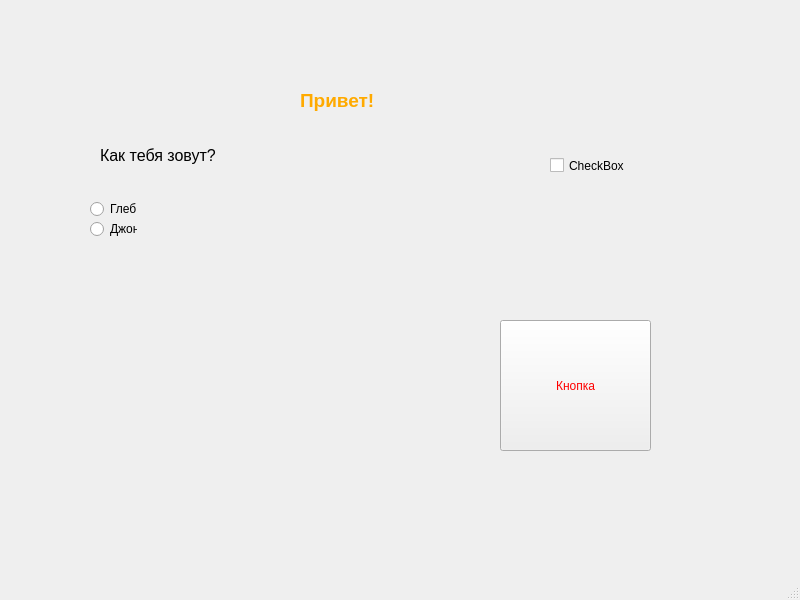
<?xml version="1.0" encoding="UTF-8"?>
<ui version="4.0">
 <class>MainWindow</class>
 <widget class="QMainWindow" name="MainWindow">
  <property name="geometry">
   <rect>
    <x>0</x>
    <y>0</y>
    <width>800</width>
    <height>600</height>
   </rect>
  </property>
  <property name="windowTitle">
   <string>MainWindow</string>
  </property>
  <widget class="QWidget" name="centralwidget">
   <widget class="QLabel" name="label">
    <property name="geometry">
     <rect>
      <x>300</x>
      <y>60</y>
      <width>81</width>
      <height>81</height>
     </rect>
    </property>
    <property name="font">
     <font>
      <pointsize>14</pointsize>
      <weight>50</weight>
      <italic>false</italic>
      <bold>false</bold>
      <underline>false</underline>
      <strikeout>false</strikeout>
     </font>
    </property>
    <property name="text">
     <string>&lt;html&gt;&lt;head/&gt;&lt;body&gt;&lt;p&gt;&lt;span style=&quot; font-weight:600; color:#ffaa00;&quot;&gt;Привет! &lt;/span&gt;&lt;/p&gt;&lt;/body&gt;&lt;/html&gt;</string>
    </property>
   </widget>
   <widget class="QPushButton" name="pushButton">
    <property name="geometry">
     <rect>
      <x>500</x>
      <y>320</y>
      <width>151</width>
      <height>131</height>
     </rect>
    </property>
    <property name="styleSheet">
     <string notr="true">color:red;
font-size 7;
</string>
    </property>
    <property name="text">
     <string>Кнопка</string>
    </property>
   </widget>
   <widget class="QCheckBox" name="checkBox">
    <property name="geometry">
     <rect>
      <x>550</x>
      <y>130</y>
      <width>141</width>
      <height>71</height>
     </rect>
    </property>
    <property name="text">
     <string>CheckBox</string>
    </property>
   </widget>
   <widget class="QLabel" name="label_2">
    <property name="geometry">
     <rect>
      <x>100</x>
      <y>140</y>
      <width>121</width>
      <height>31</height>
     </rect>
    </property>
    <property name="text">
     <string>&lt;html&gt;&lt;head/&gt;&lt;body&gt;&lt;p&gt;&lt;span style=&quot; font-size:12pt;&quot;&gt;Как тебя зовут?&lt;/span&gt;&lt;/p&gt;&lt;/body&gt;&lt;/html&gt;</string>
    </property>
   </widget>
   <widget class="QRadioButton" name="radioButton_2">
    <property name="geometry">
     <rect>
      <x>90</x>
      <y>200</y>
      <width>47</width>
      <height>18</height>
     </rect>
    </property>
    <property name="text">
     <string>Глеб</string>
    </property>
   </widget>
   <widget class="QRadioButton" name="radioButton_3">
    <property name="geometry">
     <rect>
      <x>90</x>
      <y>220</y>
      <width>47</width>
      <height>18</height>
     </rect>
    </property>
    <property name="text">
     <string>Джон</string>
    </property>
   </widget>
  </widget>
  <widget class="QMenuBar" name="menubar">
   <property name="geometry">
    <rect>
     <x>0</x>
     <y>0</y>
     <width>800</width>
     <height>22</height>
    </rect>
   </property>
  </widget>
  <widget class="QStatusBar" name="statusbar"/>
 </widget>
 <resources/>
 <connections/>
</ui>
